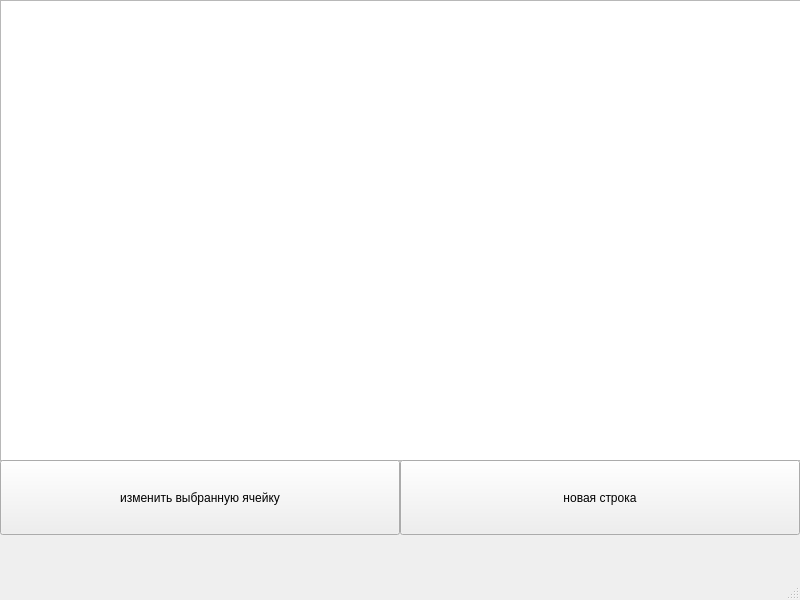
<?xml version="1.0" encoding="UTF-8"?>
<ui version="4.0">
 <class>MainWindow</class>
 <widget class="QMainWindow" name="MainWindow">
  <property name="geometry">
   <rect>
    <x>0</x>
    <y>0</y>
    <width>800</width>
    <height>600</height>
   </rect>
  </property>
  <property name="windowTitle">
   <string>MainWindow</string>
  </property>
  <widget class="QWidget" name="centralwidget">
   <widget class="QTableWidget" name="tw">
    <property name="geometry">
     <rect>
      <x>0</x>
      <y>0</y>
      <width>801</width>
      <height>461</height>
     </rect>
    </property>
   </widget>
   <widget class="QPushButton" name="ccbtn">
    <property name="geometry">
     <rect>
      <x>0</x>
      <y>460</y>
      <width>400</width>
      <height>75</height>
     </rect>
    </property>
    <property name="text">
     <string>изменить выбранную ячейку</string>
    </property>
   </widget>
   <widget class="QPushButton" name="nlbtn">
    <property name="geometry">
     <rect>
      <x>400</x>
      <y>460</y>
      <width>400</width>
      <height>75</height>
     </rect>
    </property>
    <property name="text">
     <string>новая строка</string>
    </property>
   </widget>
  </widget>
  <widget class="QMenuBar" name="menubar">
   <property name="geometry">
    <rect>
     <x>0</x>
     <y>0</y>
     <width>800</width>
     <height>26</height>
    </rect>
   </property>
  </widget>
  <widget class="QStatusBar" name="statusbar"/>
 </widget>
 <resources/>
 <connections/>
</ui>
